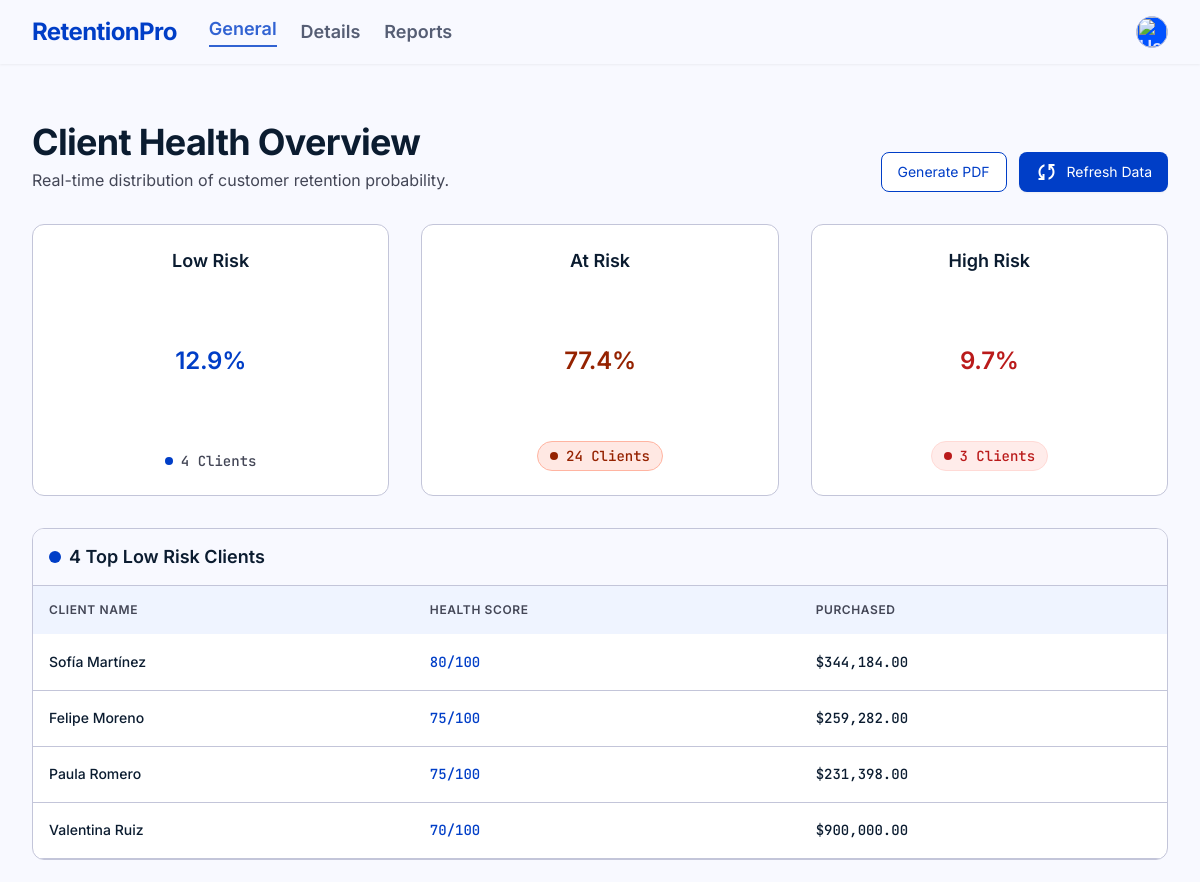
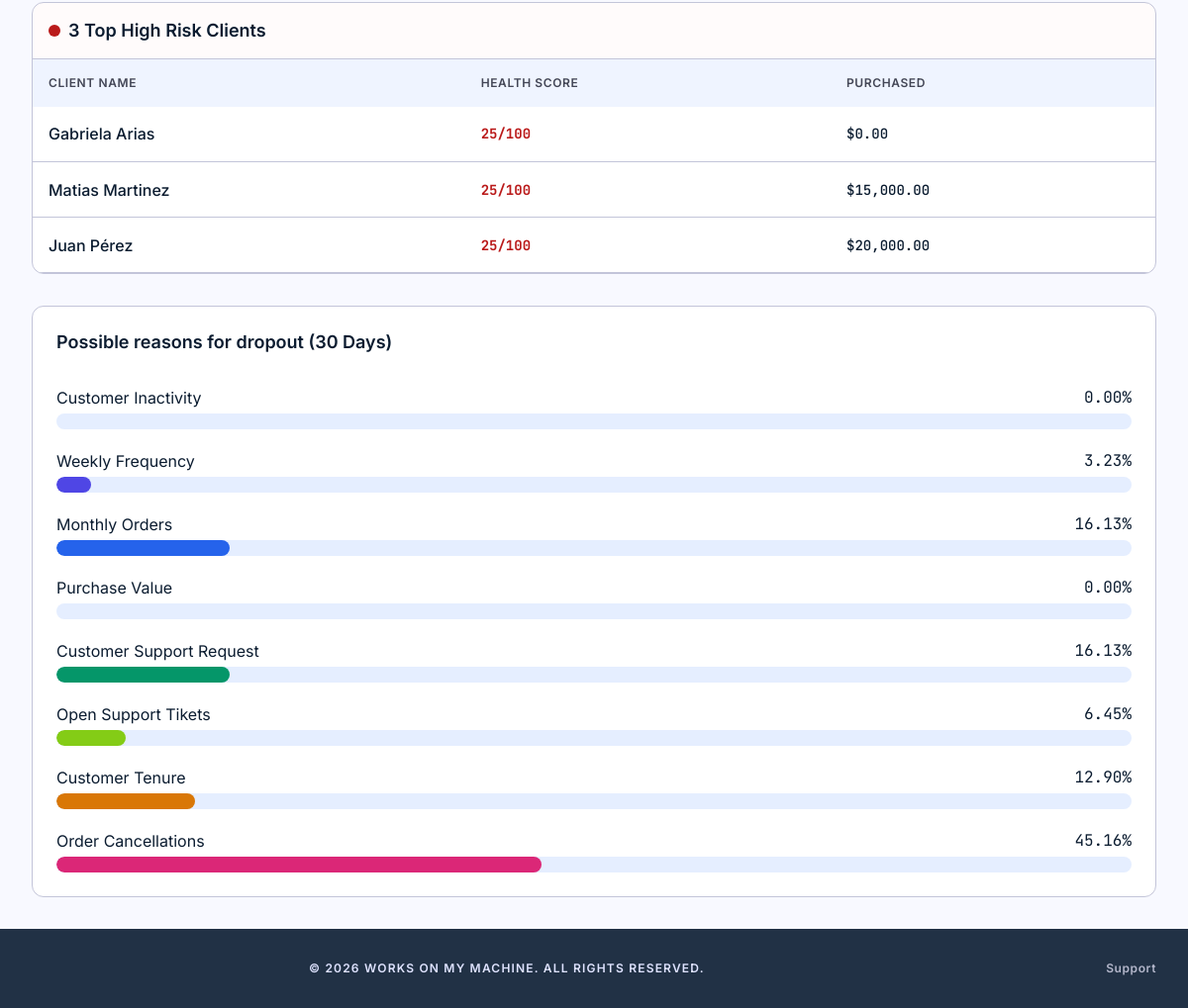
Screenshot of /Prin.php with the database file from the repository (2 pictures, top to bottom).
### tables this page shows
CREATE TABLE `clientes_rappipro` (
  `id_cliente` int(11) NOT NULL,
  `nombre` varchar(50) NOT NULL,
  `apellido` varchar(50) NOT NULL,
  `restaurante_favorito` varchar(50) NOT NULL,
  `correo` varchar(50) NOT NULL,
  `telefono` varchar(50) NOT NULL,
  `ciudad` varchar(50) NOT NULL,
  `dias_inactivos` int(2) NOT NULL,
  `frecuencia_semanal` int(1) NOT NULL,
  `pedidos_mes` int(3) NOT NULL,
  `valor_compras_mes_cop` decimal(10,2) DEFAULT NULL,
  `pqr_mes` int(2) NOT NULL,
  `pqr_abierta` int(1) NOT NULL DEFAULT 0,
  `antiguedad_meses` int(4) NOT NULL,
  `cancelaciones_mes` int(4) NOT NULL,
  `score` int(3) DEFAULT NULL,
  `Prob_Motivo` varchar(20) DEFAULT NULL
);

### Prin.php (the view, shortened to what the rows shown need)
<?php
require "Conexion.php";
$columnas = ["id_cliente", "nombre", "apellido", "restaurante_favorito", "correo", "telefono", "ciudad", "dias_inactivos", "frecuencia_semanal", "pedidos_mes", "valor_compras_mes_cop", "pqr_mes", "pqr_abierta", "antiguedad_meses", "cancelaciones_mes","score","Prob_Motivo"];
$query = "SELECT * FROM clientes_rappipro";
$resultado = $conexion->query($query);
$clientes = [];
while ($fila = $resultado->fetch_assoc()) {
    $clientes[] = $fila;
}
    $rojo = 0;
    $amarillo = 0;
    $verde = 0;
foreach ($clientes as &$cliente) {
    $score = $cliente['score'];
    if ($score >= 0 && $score <= 33.3) {
        $rojo +=1;
    } elseif ($score > 33.3 && $score <= 66.6) {
        $amarillo += 1;
    } else{
        $verde += 1;
    }
}
if($verde >= 5){
    $LowRisk = 5;
}else{
    $LowRisk = $verde;
}
if($rojo >= 5){
    $HighRisk = 5;
}else{
    $HighRisk = $rojo;
}
$query = "SELECT " . implode(",", $columnas) . " FROM clientes_rappipro WHERE score >= 66.7 ORDER BY score DESC LIMIT $LowRisk";
$resultadoLowRisk = $conexion->query($query);
$query = "SELECT " . implode(",", $columnas) . " FROM clientes_rappipro WHERE score <= 33.4 ORDER BY score ASC LIMIT $HighRisk";
$resultadoHighRisk = $conexion->query($query);
?>
<!DOCTYPE html>
<html class="light" lang="en"><head>
<script src="https://cdn.tailwindcss.com?plugins=forms,container-queries"></script>
<script id="tailwind-config">
        tailwind.config = {
            darkMode: "class",
            theme: {
                extend: {
                    colors: {
                        "tertiary-fixed-dim": "#ffb4a1",
                        "inverse-surface": "#213145",
                        "outline": "#737688",
                        "tertiary-fixed": "#ffdbd2",
                        "secondary-container": "#dae2fd",
                        "on-primary": "#ffffff",
                        "surface-container-highest": "#d3e4fe",
                        "on-tertiary": "#ffffff",
                        "error-container": "#ffdad6",
                        "on-surface": "#0b1c30",
                        "secondary-fixed-dim": "#bec6e0",
                        "primary-fixed-dim": "#b7c4ff",
                        "on-secondary-container": "#5c647a",
                        "on-tertiary-fixed": "#3c0800",
                        "surface-container": "#e5eeff",
                        "outline-variant": "#c3c5d9",
                        "primary-container": "#0052ff",
                        "surface": "#f8f9ff",
                        "surface-tint": "#004ced",
                        "secondary": "#565e74",
                        "surface-container-lowest": "#ffffff",
                        "surface-bright": "#f8f9ff",
                        "on-primary-fixed-variant": "#0038b6",
                        "on-tertiary-container": "#ffddd5",
                        "on-secondary-fixed": "#131b2e",
                        "on-error": "#ffffff",
                        "on-error-container": "#93000a",
                        "on-secondary": "#ffffff",
                        "on-primary-container": "#dfe3ff",
                        "on-secondary-fixed-variant": "#3f465c",
                        "tertiary": "#952200",
                        "on-tertiary-fixed-variant": "#891e00",
                        "primary": "#003ec7",
                        "on-surface-variant": "#434656",
                        "surface-container-low": "#eff4ff",
                        "inverse-on-surface": "#eaf1ff",
                        "background": "#f8f9ff",
                        "on-primary-fixed": "#001452",
                        "inverse-primary": "#b7c4ff",
                        "surface-variant": "#d3e4fe",
                        "surface-container-high": "#dce9ff",
                        "secondary-fixed": "#dae2fd",
                        "on-background": "#0b1c30",
                        "tertiary-container": "#bf3003",
                        "primary-fixed": "#dde1ff",
                        "surface-dim": "#cbdbf5",
                        "error": "#ba1a1a"
                    },
                    borderRadius: {
                        "DEFAULT": "0.25rem",
                        "lg": "0.5rem",
                        "xl": "0.75rem",
                        "full": "9999px"
                    },
                    spacing: {
                        "gutter-grid": "24px",
                        "margin-canvas": "32px",
                        "padding-card": "24px",
                        "base": "8px",
                        "sidebar-width": "280px"
                    },
                    fontFamily: {
                        "body-md": ["Inter"],
                        "body-sm": ["Inter"],
                        "display-lg": ["Inter"],
                        "label-caps": ["Inter"],
                        "data-mono": ["JetBrains Mono"],
                        "title-sm": ["Inter"],
                        "headline-md": ["Inter"]
                    },
                    fontSize: {
                        "body-md": ["16px", { lineHeight: "24px", fontWeight: "400" }],
                        "body-sm": ["14px", { lineHeight: "20px", fontWeight: "400" }],
                        "display-lg": ["36px", { lineHeight: "44px", letterSpacing: "-0.02em", fontWeight: "700" }],
                        "label-caps": ["12px", { lineHeight: "16px", letterSpacing: "0.05em", fontWeight: "600" }],
                        "data-mono": ["14px", { lineHeight: "20px", fontWeight: "500" }],
                        "title-sm": ["18px", { lineHeight: "24px", fontWeight: "600" }],
                        "headline-md": ["24px", { lineHeight: "32px", letterSpacing: "-0.01em", fontWeight: "600" }]
                    }
                }
            }
        }
    </script>
</head>
<body class="bg-background text-on-background font-body-md antialiased min-h-screen flex flex-col">
<main class="flex-1 p-margin-canvas flex flex-col gap-8 bg-background max-w-7xl mx-auto w-full">
<header class="flex justify-between items-end">
<div>
<h1 class="font-display-lg text-display-lg text-on-surface">Client Health Overview</h1>
</div>
</header>
<section class="grid grid-cols-1 xl:grid-cols-2 gap-gutter-grid">
<div class="bg-surface-container-lowest border border-outline-variant rounded-xl overflow-hidden flex flex-col">
<div class="flex-1 overflow-x-auto">
<table class="w-full text-left border-collapse">
<thead>
<tr class="bg-surface-container-low font-label-caps text-label-caps text-on-surface-variant uppercase tracking-wider">
<th class="p-4 font-semibold">Client Name</th>
<th class="p-4 font-semibold">Health Score</th>
<th class="p-4 font-semibold">Purchased</th>
</tr>
</thead>
<tbody class="font-body-sm text-body-sm text-on-surface">
    <?php while ($cliente = $resultadoLowRisk->fetch_assoc()) { ?>
<tr class="border-b border-outline-variant hover:bg-surface-container-low transition-colors h-[56px]">
<td class="p-4 font-medium"><?php echo $cliente['nombre'] . " " . $cliente['apellido']; ?></td>
<td class="p-4"><span class="font-data-mono text-data-mono text-primary"><?php echo $cliente['score']; ?>/100</span></td>
<td class="p-4 font-data-mono text-data-mono"><?php echo '$' . number_format($cliente['valor_compras_mes_cop'], 2); ?></td>
</tr>
    <?php } ?>
</tbody>
</table>
</div>
</div>
<div class="bg-surface-container-lowest border border-outline-variant rounded-xl overflow-hidden flex flex-col">
<div class="flex-1 overflow-x-auto">
<table class="w-full text-left border-collapse">
<thead>
<tr class="bg-surface-container-low font-label-caps text-label-caps text-on-surface-variant uppercase tracking-wider">
<th class="p-4 font-semibold">Client Name</th>
<th class="p-4 font-semibold">Health Score</th>
<th class="p-4 font-semibold">Purchased</th>
</tr>
<?php while ($cliente = $resultadoHighRisk->fetch_assoc()) { ?>
<tr class="border-b border-outline-variant hover:bg-surface-container-low transition-colors h-[56px]">
<td class="p-4 font-medium"><?php echo $cliente['nombre'] . " " . $cliente['apellido']; ?></td>
<td class="p-4"><span class="font-data-mono text-data-mono text-error font-bold"><?php echo $cliente['score']; ?>/100</span></td>
<td class="p-4 font-data-mono text-data-mono"><?php echo '$' . number_format($cliente['valor_compras_mes_cop'], 2); ?></td>
</tr>
<?php } ?>
</table>
</div>
</div>
</section>
</main>
</body></html>

### rows the page displays
clientes_rappipro: nombre "Sofía", apellido "Martínez", score "80", valor_compras_mes_cop "344,184.00"
clientes_rappipro: nombre "Felipe", apellido "Moreno", score "75", valor_compras_mes_cop "259,282.00"
clientes_rappipro: nombre "Paula", apellido "Romero", score "75", valor_compras_mes_cop "231,398.00"
clientes_rappipro: nombre "Valentina", apellido "Ruiz", score "70", valor_compras_mes_cop "900,000.00"
clientes_rappipro: nombre "Gabriela", apellido "Arias", score "25", valor_compras_mes_cop "0.00"
clientes_rappipro: nombre "Matias", apellido "Martinez", score "25", valor_compras_mes_cop "15,000.00"
clientes_rappipro: nombre "Juan", apellido "Pérez", score "25", valor_compras_mes_cop "20,000.00"

### other values shown
$porcVerde "12.9"
$verde "4"
$porcAmarillo "77.4"
$amarillo "24"
$porcRojo "9.7"
$rojo "3"
$LowRisk "4"
$HighRisk "3"
$Porc_Inactivo "0.00"
$Porc_FSemanal "3.23"
$Porc_Pedidos "16.13"
$Porc_ValorCompras "0.00"
$Porc_PQR "16.13"
$Porc_PQRAbierta "6.45"
$Porc_Antiguedad "12.90"
